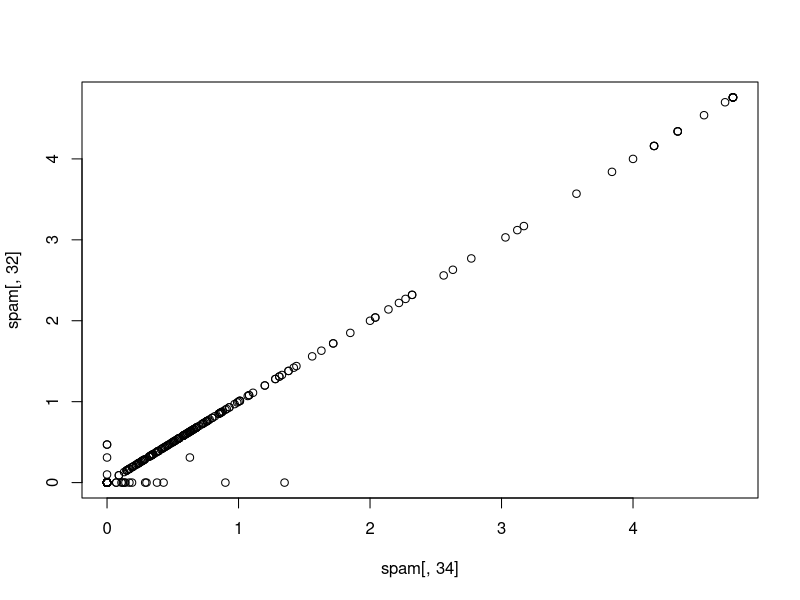
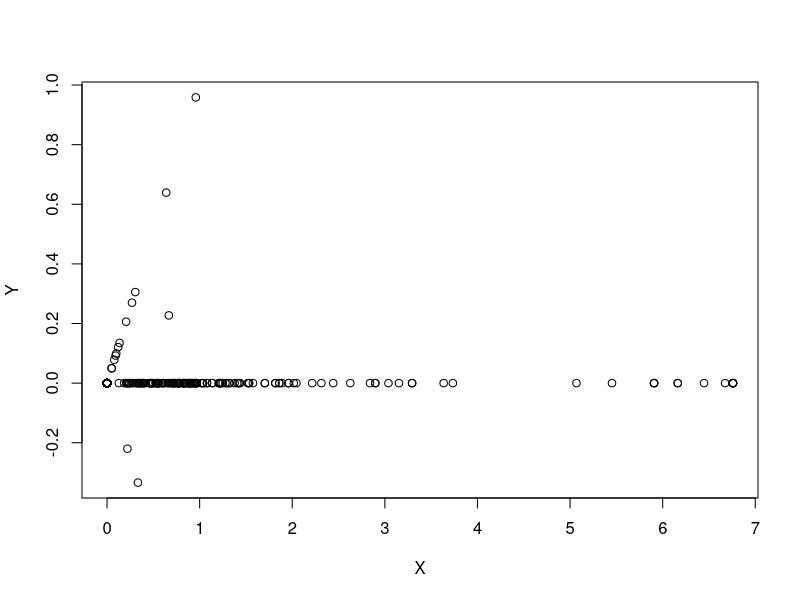
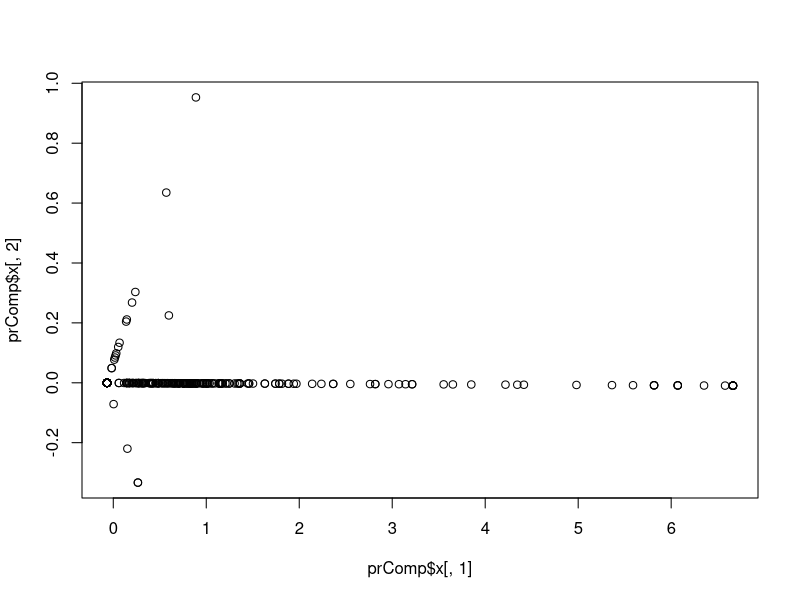
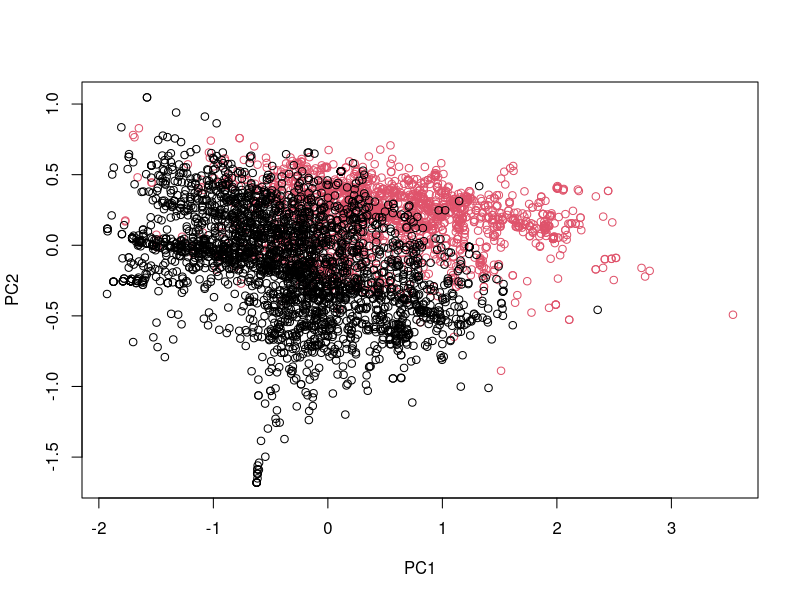

These charts were generated, in order, by the following R code:
# Coursera: Practical Machine learning
# Script from course commented by Alexander Buschle

rm(list = ls())

# Week 2 - Lecture 7 - Preprocessing with principal component analysis  ####

# Correlated predictors 

library(caret)
library(kernlab)
data(spam)

inTrain <- createDataPartition(y = spam$type, p = 0.75, list = FALSE)

training <- spam[inTrain, ]
testing <- spam[-inTrain, ]

# leave out the 58th column, because this is the outcome (spam, nonspam)
M <- abs(cor(training[, -58]))
# cor: calculates the correlation between all these columns
# abs: absolute value 

# set selfcorrelation to 0, because we are not interested in this
diag(M) <- 0

# here you check which variables have a high correlation with each other

which(M > 0.8, arr.ind = T)

# row col
# num857  32  31
# num415  34  31
# telnet  31  32
# num415  34  32    <- this comes up in the example
# direct  40  32
# telnet  31  34
# num857  32  34    <- this comes up in the example
# direct  40  34
# num857  32  40
# num415  34  40

# in this case higher 0.8
# arr.ind: does not give the absoute position, but the position within the matrix





# Correlated predictions

names(spam)[c(34, 32)]
# [1] "num415" "num857"

# this is to check, if they are really highly correlated
plot(spam[, 34], spam [, 32])







# We could rotate the plot

# adding up the variables
X <- 0.71 * training$num415 + 0.71 * training$num857
# becomes the x-axis


# subtracting the variables
Y <- 0.71 * training$num415 - 0.71 * training$num857
# becomes the y-axis

# plotting
plot(X,Y)





# Principal components in R - prcomp

# make a small data set with the two values we found before to be highly correlated
smallSpam <- spam[, c(34, 32)]

# make principle component analysis
prComp <- prcomp(smallSpam)

# plot first against second principle component
plot(prComp$x[, 1], prComp$x[, 2])


# here you get a rotation matrix
# -> tells you how it is summing up the rotation matrix

prComp$rotation
#           PC1        PC2
# num415 0.7080625  0.7061498
# num857 0.7061498 -0.7080625

# the first PCA component explains the most variability -> in this case the sum of the two variables
# the second PCA component explains the most variability -> in this case the difference between the two variables





# PCA on SPAM data

# set the color for spam and nonspam
typeColor <- ((spam$type == "spam") * 1 + 1)

# calculate the PCA for all the variable expect spam
prComp <- prcomp(log10(spam[, -58] + 1))
# add 1 to make them look more gaussian and make sure there are not negative values for the log10 transformation 

# plot the first against the second PCA component
plot(prComp$x[, 1], prComp$x[, 2], col = typeColor, xlab = "PC1", ylab = "PC2")
